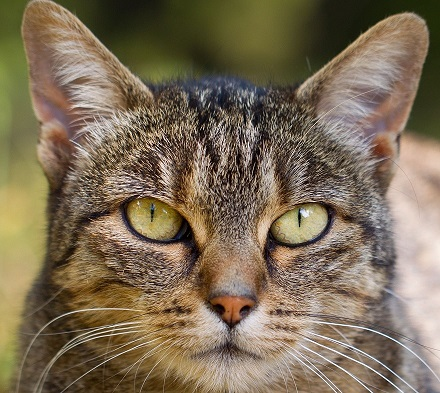
#> input picture Resources/cat.png, 440 x 393 px
$ python chapter7.py
#> lines starting #> are read from the running program, lines starting #| are printed output that depends on the picture; after the words box and inside, x2 and y2 are one past the last pixel; in counts of white or black regions, pixels touching at a corner belong together
import cv2
import numpy as np


def empty(a):
    pass


cv2.namedWindow('TrackBars')
cv2.resizeWindow('TrackBars', 640, 240)
cv2.createTrackbar('Hue Min', 'TrackBars', 0, 179, empty)
#> slider 'Hue Min' is set to 35
cv2.createTrackbar('Hue Max', 'TrackBars', 179, 179, empty)
cv2.createTrackbar('Sat Min', 'TrackBars', 0, 255, empty)
#> slider 'Sat Min' is set to 51
cv2.createTrackbar('Sat Max', 'TrackBars', 255, 255, empty)
cv2.createTrackbar('Val Min', 'TrackBars', 0, 255, empty)
#> slider 'Val Min' is set to 51
cv2.createTrackbar('Val Max', 'TrackBars', 255, 255, empty)

while True:
    img = cv2.imread('Resources/cat.png')
#> img is the input picture: shape (393, 440, 3); mean B, G, R 86.8, 109.7, 125.3
    imgHSV = cv2.cvtColor(img, cv2.COLOR_BGR2HSV)
#> imgHSV: shape (393, 440, 3); mean H, S, V 24.9, 93.5, 126
    h_min = cv2.getTrackbarPos('Hue Min', 'TrackBars')
    h_max = cv2.getTrackbarPos('Hue Max', 'TrackBars')
    s_min = cv2.getTrackbarPos('Sat Min', 'TrackBars')
    s_max = cv2.getTrackbarPos('Sat Max', 'TrackBars')
    v_min = cv2.getTrackbarPos('Val Min', 'TrackBars')
    v_max = cv2.getTrackbarPos('Val Max', 'TrackBars')
    print(h_min, h_max, s_min, s_max, v_min, v_max)
    lower = np.array([h_min, s_min, v_min])
    upper = np.array([h_max, s_max, v_max])
    mask = cv2.inRange(imgHSV, lower, upper)
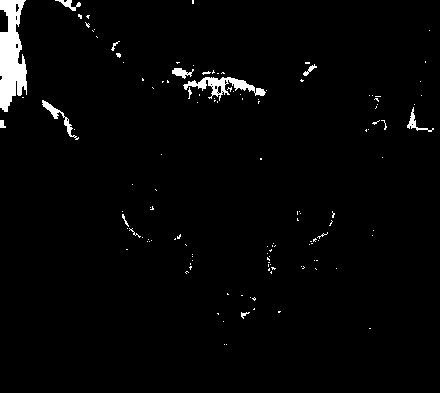
#> mask: shape (393, 440); 2.3% white; 132 white regions (119 under 20 px), largest, box (x1, y1, x2, y2) and area: (0, 0, 27, 112) 2058, (183, 77, 266, 101) 682, (42, 100, 79, 140) 245

    cv2.imshow('Original', img)
    cv2.imshow('HSV', imgHSV)
    cv2.imshow('Mask', mask)
    cv2.waitKey(1)
